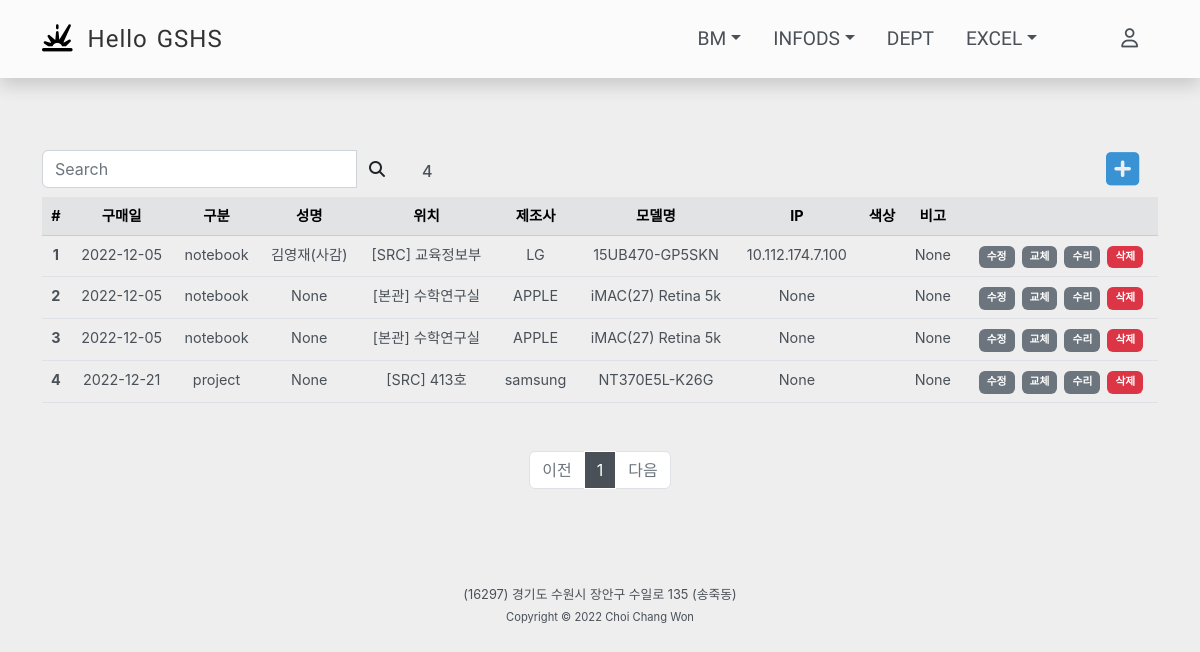
The app's page /gigi/all/ with its own data.
### gshsapp/models.py (models this page shows, shortened)
class Gigiinfo(models.Model):
    COLOR_SELECT = (
        ('None',None),
        ('블랙','블랙'),
        ('컬러','컬러'),
    )
    date = models.DateField(default=timezone.now)
    buyproduct = models.ForeignKey(Buyproduct, on_delete=models.CASCADE, related_name='gigiinfo')
    location = models.ForeignKey(Location, on_delete=models.CASCADE, related_name='gigiinfo')
    user = models.ForeignKey(User, on_delete=models.CASCADE, related_name='gigiinfo', null=True, blank=True)
    ip = models.CharField(max_length=20, null=True, blank=True)
    color = models.CharField(max_length=10, choices=COLOR_SELECT, default=None, blank=True)
    jaego = models.BooleanField(default=False)
    notuse = models.BooleanField(default=False)
    bigo = models.CharField(max_length=100, null=True, blank=True)
    class Meta:
        db_table = "gigiinfo"

class Buyproduct(models.Model):
    gubun = models.ForeignKey(Gubun, on_delete=models.CASCADE, related_name='buyproduct')
    company = models.CharField(max_length=20)
    model = models.CharField(max_length=30)
    bigo = models.CharField(max_length=100, null=True, blank=True)
    class Meta:
        db_table = "buyproduct"

class Gubun(models.Model):
    GUBUN = (
        ('Buyproduct', '구매Table'),
        ('Replacement', '교체Table'),
        ('Repair', '수리Table'),
    )
    tablename = models.CharField(max_length=20, default='', choices=GUBUN)
    gubun = models.CharField(max_length=50)
    def __str__(self):
        return self.gubun
    class Meta:
        db_table = "gubun"

class Location(models.Model):
    LGUBUN = (
        ('부서','부서'),
        ('강의실','강의실'),
        ('실험실','실험실'),
        ('협의회실','협의회실'),
        ('강당','강당'),
        ('서버실','서버실'),
        ('Wee클래스','Wee클래스'),
        ('동아리실','동아리실'),
        ('기타','기타'),
    )
    BGUBUN = (
        ('본관','본관'),
        ('SRC','SRC'),
        ('학술정보관','학술정보관'),
        ('학습관','학습관'),
        ('자치관','자치관'),
        ('창조관','창조관'),
        ('급식소','급식소'),
        ('우정1관','우정1관'),
        ('우정2관','우정2관'),
        ('아름관','아름관'),
    )
    building = models.CharField(max_length=50, choices=BGUBUN)
    hosil = models.CharField(max_length=20)
    locationgubun = models.CharField(max_length=20, default='기타', choices=LGUBUN)
    bigo = models.CharField(max_length=100, null=True, blank=True)
    def __str__(self):
        return f'[{self.building}] {self.hosil}'
    class Meta:
        db_table = "location"

### login/models.py (models this page shows)
class User(AbstractUser):
    objects = UserManager()
    username = models.CharField(max_length=20, null=True, unique=True, blank=True)
    password = models.CharField(max_length=100, null=True, blank=True)
    email = models.CharField(max_length=50, null=True, blank=True)
    is_active = models.BooleanField(default=True)
    name = models.CharField(max_length=50, null=True)
    subject = models.CharField(max_length=50, null=True)
    USERNAME_FIELD = 'username'
    def __str__(self):
        return f'{self.name}({self.subject})'
    class Meta:
        db_table = "user"

### gshsapp/views.py (the view)
# urls.py: path('gigi/<str:gigigubun>/', views.InfogigiList, name='gigi_gubun'),
def InfogigiList(request, gigigubun):
    context={}
    query = request.GET.get('q','')
    if gigigubun == 'all':
        infogigis = Gigiinfo.objects.all().exclude(user__is_active =False).filter(jaego=False, notuse=False).order_by('date')
    elif gigigubun == 'notebook' or gigigubun == 'desktop':
        infogigis = Gigiinfo.objects.all().exclude(user__is_active =False).filter(buyproduct__gubun__gubun=gigigubun, jaego=False, notuse=False).order_by('date')
    elif gigigubun == 'jaego':
        infogigis = Gigiinfo.objects.all().filter(jaego=True, notuse=False).order_by('date')
    elif gigigubun == 'notuse':
        infogigis = Gigiinfo.objects.all().filter(jaego=False, notuse=True).order_by('date')
    else:
        infogigis = Gigiinfo.objects.all().filter(buyproduct__gubun__gubun=gigigubun, jaego=False, notuse=False).order_by('date')
    gigis = infogigis.filter(Q(user__name__icontains=query) | Q(buyproduct__model__icontains=query) | Q(location__hosil__icontains=query) | Q(ip__icontains=query))
    context['gigigubun'] = gigigubun
    context['q'] = query
    page = request.GET.get('page', '1')  # 페이지
    paginator = Paginator(gigis, 10)  # 페이지당 10개씩 보여주기
    page_obj = paginator.get_page(page)
    context ['page_obj'] = page_obj
    context ['query'] = query
    return render(request, 'gshsapp/infogigi.html', context)

### gshsapp/templates/gshsapp/infogigi.html (shortened to what this page needs)
{% extends 'base.html' %}
{% block content %}
<div class="row">
  <div class="col-md-4">
    <form method="GET" action="{% url 'gshsapp:gigi_gubun' gigigubun=gigigubun %}">
      <div class="input-group">
        <input type="search" name="q" value="{{ q }}" class="form-control" placeholder="Search" aria-label="Search" aria-describedby="search-addon" />
        <button type="submit" class="btn">
          <i class="fas fa-search"></i>
        </button>
      </div>
    </form>
  </div>
  <div class="col-md-1  align-self-end me-auto"><h6>{{ page_obj.paginator.count }}</h6></div>
  <div class="col-md-1 text-center">
    <a href="{% url 'gshsapp:gigi_create' gigigubun=gigigubun %}">
      <i style="font-size: 38px; color:#3892d4;" class="fas fa-plus-square"></i>
    </a>
  </div>
</div>
<table class="table text-center mt-2">
    <thead class="table-secondary">
      <tr>
        <th scope="col">#</th>
        <th scope="col">구매일</th>
        <th scope="col">구분</th>
        <th scope="col">성명</th>
        <th scope="col">위치</th>
        <th scope="col">제조사</th>
        <th scope="col">모델명</th>
        <th scope="col">IP</th>
        <th scope="col">색상</th>
        <th scope="col">비고</th>
        <th scope="col"></th>
      </tr>
    </thead>
      {% for gigi in page_obj %}
      <tr>
        <th scope="row">{{ forloop.counter }}</th>
        <td>{{ gigi.date|date:"Y-m-d" }}</td>
        <td>{{ gigi.buyproduct.gubun }}</td>
        <td>{{ gigi.user}}</td>
        <td>{{ gigi.location }}</td>
        <td>{{ gigi.buyproduct.company }}</td>
        <td>{{ gigi.buyproduct.model }}</td>
        <td>{{ gigi.ip }}</td>
        <td>{{ gigi.color }}</td>
        <td>{{ gigi.bigo }}</td>
        <td>
          {% if gigigubun == 'notuse'%}
            <span class="gitamenu badge bg-danger">불용기기</span>
          {% elif gigigubun == 'jaego'%}
            <span class="gitamenu badge bg-success">재고기기</span>
          {% else %}
            <a href="{% url 'gshsapp:gigi_update' gigi.id %} ">
              <span class="gitamenu badge bg-secondary">수정</span>
            </a>
            <a href="{% url 'gshsapp:gigi_change' gigi.id %}?next={{request.path}} ">
              <span class="gitamenu badge bg-secondary">교체</span>
            </a>
            <a href="{% url 'gshsapp:gigi_suri' gigi.id %}?next={{request.path}} ">
              <span class="gitamenu badge bg-secondary">수리</span>
            </a>
            <span class="gigidelete gitamenu badge bg-danger" data-url="{% url 'gshsapp:gigi_delete' gigi.id %}">삭제</span>
          {% endif %}
        </td>
      </tr>
      {% endfor %}
  </table>
  <div class="row mt-5">
    <div class="col-12">
      {% include 'gshsapp/pagination.html' %}
    </div>
  </div>
  {% endblock %}

### static/css/gshs.css (style rules this page uses)
html, body { -ms-overflow-style: none; background-color: #eee; color: #495057; font-family: "NotoSansKR-Regular", -apple-system, BlinkMacSystemFont, "Segoe UI", Roboto, "Helvetica Neue", Arial, "Noto Sans", sans-serif, "Apple Color Emoji", "Segoe UI Emoji", "Segoe UI Symbol", "Noto Color Emoji"; }
a { text-decoration: none; }
.table { --bs-table-color: #495057; color: #495057; font-size: 0.9rem; }
.gitamenu { margin-left: 3px; padding: 6px 8px; }
.gigidelete { cursor: pointer; }

### records on screen
Gigiinfo: date "2022-12-05", buyproduct.gubun "notebook", user "김영재(사감)", location "[SRC] 교육정보부", buyproduct.company "LG", buyproduct.model "15UB470-GP5SKN", ip "10.112.174.7.100", bigo "None"
Gigiinfo: date "2022-12-05", buyproduct.gubun "notebook", user "None", location "[본관] 수학연구실", buyproduct.company "APPLE", buyproduct.model "iMAC(27) Retina 5k", ip "None", bigo "None"
Gigiinfo: date "2022-12-05", buyproduct.gubun "notebook", user "None", location "[본관] 수학연구실", buyproduct.company "APPLE", buyproduct.model "iMAC(27) Retina 5k", ip "None", bigo "None"
Gigiinfo: date "2022-12-21", buyproduct.gubun "project", user "None", location "[SRC] 413호", buyproduct.company "samsung", buyproduct.model "NT370E5L-K26G", ip "None", bigo "None"

### other values on screen
{{ page_obj.paginator.count }} "4"
{{ page_number }} "1"
